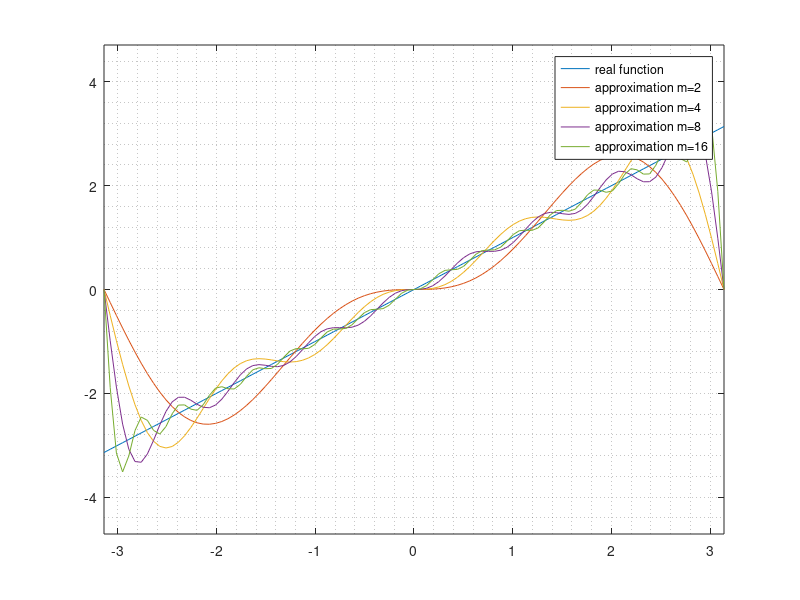
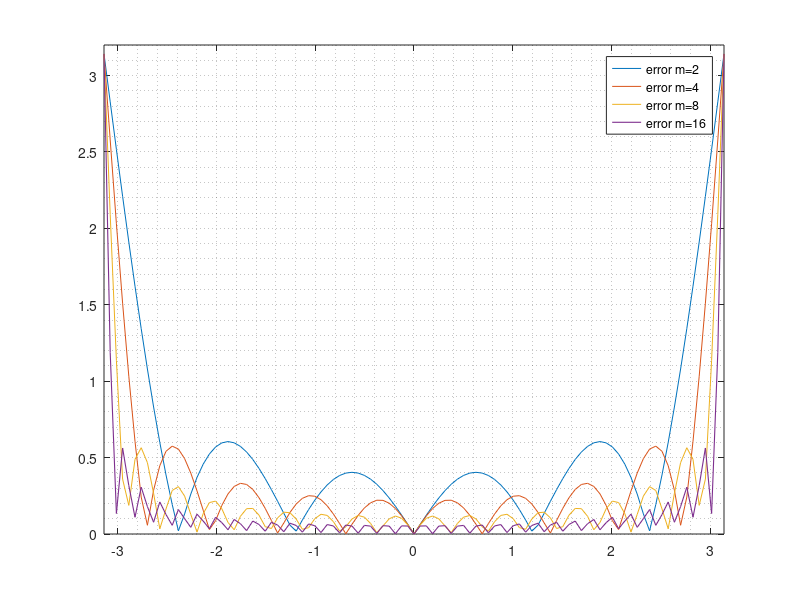

MATLAB code to generate these figures, in order:
clear all
close all

x = [-3.14159265, -3.0787608, -3.01592895, -2.95309709, -2.89026524, -2.82743339, -2.76460154, -2.70176968, -2.63893783, -2.57610598, -2.51327412, -2.45044227, -2.38761042, -2.32477856, -2.26194671, -2.19911486, -2.136283, -2.07345115, -2.0106193, -1.94778745, -1.88495559, -1.82212374, -1.75929189, -1.69646003, -1.63362818, -1.57079633, -1.50796447, -1.44513262, -1.38230077, -1.31946891, -1.25663706, -1.19380521, -1.13097336, -1.0681415, -1.00530965, -0.942477796, -0.879645943, -0.81681409, -0.753982237, -0.691150384, -0.628318531, -0.565486678, -0.502654825, -0.439822972, -0.376991118, -0.314159265, -0.251327412, -0.188495559, -0.125663706, -0.0628318531, 0, 0.0628318531, 0.125663706, 0.188495559, 0.251327412, 0.314159265, 0.376991118, 0.439822972, 0.502654825, 0.565486678, 0.628318531, 0.691150384, 0.753982237, 0.81681409, 0.879645943, 0.942477796, 1.00530965, 1.0681415, 1.13097336, 1.19380521, 1.25663706, 1.31946891, 1.38230077, 1.44513262, 1.50796447, 1.57079633, 1.63362818, 1.69646003, 1.75929189, 1.82212374, 1.88495559, 1.94778745, 2.0106193, 2.07345115, 2.136283, 2.19911486, 2.26194671, 2.32477856, 2.38761042, 2.45044227, 2.51327412, 2.57610598, 2.63893783, 2.70176968, 2.76460154, 2.82743339, 2.89026524, 2.95309709, 3.01592895, 3.0787608, 3.14159265];
R = x;
f2 = [-4.89842542e-016, -0.250914273, -0.499356354, -0.742887182, -0.979133448, -1.20581924, -1.42079621, -1.62207183, -1.80783527, -1.97648064, -2.12662702, -2.25713523, -2.36712094, -2.45596398, -2.52331374, -2.56909051, -2.5934829, -2.59694129, -2.58016735, -2.54410008, -2.48989828, -2.41892, -2.33269905, -2.23291929, -2.12138669, -2, -1.87072022, -1.73553952, -1.59644995, -1.45541265, -1.31432778, -1.17500587, -1.03914086, -0.908285435, -0.783828799, -0.666977472, -0.558739235, -0.459910526, -0.371067483, -0.292560729, -0.224513988, -0.166826537, -0.119179423, -0.0810453404, -0.0517019994, -0.0302487365, -0.0156261002, -0.00663807649, -0.00197657996, -0.000247805494, 0, 0.000247805494, 0.00197657996, 0.00663807649, 0.0156261002, 0.0302487365, 0.0517019994, 0.0810453404, 0.119179423, 0.166826537, 0.224513988, 0.292560729, 0.371067483, 0.459910526, 0.558739235, 0.666977472, 0.783828799, 0.908285435, 1.03914086, 1.17500587, 1.31432778, 1.45541265, 1.59644995, 1.73553952, 1.87072022, 2, 2.12138669, 2.23291929, 2.33269905, 2.41892, 2.48989828, 2.54410008, 2.58016735, 2.59694129, 2.5934829, 2.56909051, 2.52331374, 2.45596398, 2.36712094, 2.25713523, 2.12662702, 1.97648064, 1.80783527, 1.62207183, 1.42079621, 1.20581924, 0.979133448, 0.742887182, 0.499356354, 0.250914273, 4.89842542e-016];
f4 = [-9.79685083e-016, -0.500180093, -0.98564956, -1.4423786, -1.85766215, -2.22069216, -2.52302761, -2.75893756, -2.92559995, -3.02314706, -3.05455732, -3.02540196, -2.94346305, -2.81824669, -2.66042058, -2.48120921, -2.29178177, -2.10266741, -1.92323046, -1.76123385, -1.62251319, -1.51077695, -1.42754022, -1.37219146, -1.34218358, -1.33333333, -1.340207, -1.35656536, -1.37583822, -1.39159753, -1.3979992, -1.39016637, -1.36449123, -1.31883861, -1.25264091, -1.16688143, -1.06397063, -0.94752647, -0.822076362, -0.692702906, -0.56465904, -0.442979717, -0.332117049, -0.235623822, -0.15590667, -0.0940651412, -0.0498268748, -0.0215823868, -0.00651611137, -0.000823738302, 0, 0.000823738302, 0.00651611137, 0.0215823868, 0.0498268748, 0.0940651412, 0.15590667, 0.235623822, 0.332117049, 0.442979717, 0.56465904, 0.692702906, 0.822076362, 0.94752647, 1.06397063, 1.16688143, 1.25264091, 1.31883861, 1.36449123, 1.39016637, 1.3979992, 1.39159753, 1.37583822, 1.35656536, 1.340207, 1.33333333, 1.34218358, 1.37219146, 1.42754022, 1.51077695, 1.62251319, 1.76123385, 1.92323046, 2.10266741, 2.29178177, 2.48120921, 2.66042058, 2.81824669, 2.94346305, 3.02540196, 3.05455732, 3.02314706, 2.92559995, 2.75893756, 2.52302761, 2.22069216, 1.85766215, 1.4423786, 0.98564956, 0.500180093, 9.79685083e-016];
f8 = [-1.95937017e-015, -0.988584719, -1.88017465, -2.59383914, -3.07762059, -3.31580503, -3.32926518, -3.16903792, -2.90468504, -2.61000867, -2.34913434, -2.1657544, -2.07751085, -2.07628991, -2.13388261, -2.21133549, -2.26961924, -2.2791171, -2.22588255, -2.11350483, -1.96052436, -1.79439008, -1.6437024, -1.53077751, -1.46635394, -1.44761905, -1.45983783, -1.48095063, -1.48779573, -1.46227303, -1.39586532, -1.29142847, -1.16191193, -1.02647619, -0.905128006, -0.813336286, -0.758044391, -0.736082914, -0.735327266, -0.738214183, -0.726621153, -0.686778206, -0.612903272, -0.508617349, -0.385802128, -0.261247702, -0.152020642, -0.070811531, -0.0225125031, -0.00293515946, 0, 0.00293515946, 0.0225125031, 0.070811531, 0.152020642, 0.261247702, 0.385802128, 0.508617349, 0.612903272, 0.686778206, 0.726621153, 0.738214183, 0.735327266, 0.736082914, 0.758044391, 0.813336286, 0.905128006, 1.02647619, 1.16191193, 1.29142847, 1.39586532, 1.46227303, 1.48779573, 1.48095063, 1.45983783, 1.44761905, 1.46635394, 1.53077751, 1.6437024, 1.79439008, 1.96052436, 2.11350483, 2.22588255, 2.2791171, 2.26961924, 2.21133549, 2.13388261, 2.07628991, 2.07751085, 2.1657544, 2.34913434, 2.61000867, 2.90468504, 3.16903792, 3.32926518, 3.31580503, 3.07762059, 2.59383914, 1.88017465, 0.988584719, 1.95937017e-015];
f16 = [-4.4918121e-015, -1.89083311, -3.15017434, -3.51602384, -3.20766664, -2.71778159, -2.45801801, -2.5221588, -2.71592213, -2.7859866, -2.64070742, -2.39362365, -2.22772432, -2.22400976, -2.30559594, -2.32874836, -2.22116295, -2.03899113, -1.90109906, -1.8732716, -1.91265039, -1.91741959, -1.82665691, -1.67396487, -1.54883082, -1.50853591, -1.52631831, -1.52194423, -1.44085479, -1.30451631, -1.18602924, -1.13794433, -1.14305467, -1.13386312, -1.05925103, -0.93288304, -0.817800214, -0.764171933, -0.761370387, -0.749921246, -0.680183056, -0.560104051, -0.446302892, -0.388276187, -0.380507161, -0.368647241, -0.302981596, -0.186758662, -0.0725537495, -0.0106584578, 0, 0.0106584578, 0.0725537495, 0.186758662, 0.302981596, 0.368647241, 0.380507161, 0.388276187, 0.446302892, 0.560104051, 0.680183056, 0.749921246, 0.761370387, 0.764171933, 0.817800214, 0.93288304, 1.05925103, 1.13386312, 1.14305467, 1.13794433, 1.18602924, 1.30451631, 1.44085479, 1.52194423, 1.52631831, 1.50853591, 1.54883082, 1.67396487, 1.82665691, 1.91741959, 1.91265039, 1.8732716, 1.90109906, 2.03899113, 2.22116295, 2.32874836, 2.30559594, 2.22400976, 2.22772432, 2.39362365, 2.64070742, 2.7859866, 2.71592213, 2.5221588, 2.45801801, 2.71778159, 3.20766664, 3.51602384, 3.15017434, 1.89083311, 4.4918121e-015];



figure
plot(x,R,x,f2,x,f4,x,f8,x,f16)
legend("real function","approximation m=2","approximation m=4","approximation m=8","approximation m=16")
axis ([-pi pi -1.5*pi 1.5*pi])
grid minor

figure
plot(x,abs(f2-R),x,abs(f4-R),x,abs(f8-R),x,abs(f16-R),"LineWidth",0.8)
legend("error m=2","error m=4","error m=8","error m=16")
axis ([-pi pi 0 3.2])
grid minor